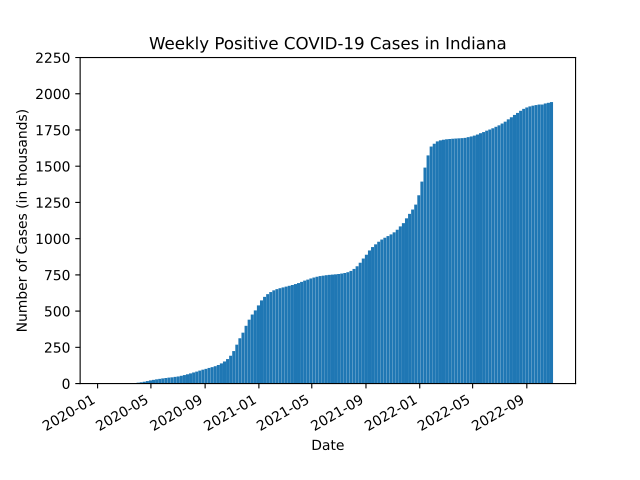

This chart was generated by the following Python code:
"""
Author: Rodion Calistru, rcalistr@purdue.edu
Assignment: 10.3 - COVID 19 Cases
Date: 11/12/2022

Description:
    The program plots the total number of cases of Covid-19 
    in Indiana from 2020 to 2022 in the form of a bar plot.

Contributors:
    Rodion Calistru, rcalistr@purdue.edu [repeat for each]

My contributor(s) helped me:
    [ ] understand the assignment expectations without
        telling me how they will approach it.
    [ ] understand different ways to think about a solution
        without helping me plan my solution.
    [ ] think through the meaning of a specific error or
        bug present in my code without looking at my code.
    Note that if you helped somebody else with their code, you
    have to list that person as a contributor.

Academic Integrity Statement:
    I have not used source code obtained from any unauthorized
    source, either modified or unmodified; nor have I provided
    another student access to my code.  The project I am
    submitting is my own original work.
"""

"""Import additional modules below this line (starting with unit 6)."""
import matplotlib.pyplot as plt
import datetime

"""Write new functions below this line (starting with unit 4)."""


def main():
    data = []
    first_date, last_date, new_cases, new_deaths, total_cases = [], [], [], [], []
    with open('indiana_covid-19_data_fall_2022.txt','r') as fo:
        for line in fo:
            data.append(line.rstrip()) #Read the data from the text file and convert to flaot type
    
    #Assigns the various data found in a line of the 'data' list to other lists
    for item in data:
        first_date.append(item.split()[0])
        last_date.append(item.split()[1])
        new_cases.append(float(item.split()[2]))
        new_deaths.append(float(item.split()[3]))
    
    #Computes the total number of cases in thousands
    previous_week = 0
    for nr in new_cases:
        total_cases.append((nr + previous_week)/1000)
        previous_week = (nr + previous_week)

    #Re-defines the date such that it can be plotted
    first_date_fixed = []
    for date in first_date:
        y, m, d = date.split('-')
        dt = datetime.date(int(y), int(m), int(d))
        first_date_fixed.append(dt)
    
    fig, ax = plt.subplots() #Generate the figure and axes
    ax.bar(first_date_fixed, total_cases, width=7) #Plot the data as a bar graph with bar width of 7 pixels
    ax.set_title('Weekly Positive COVID-19 Cases in Indiana') #Set title
    #Set the axes titles/labels
    ax.set_xlabel('Date')
    ax.set_ylabel('Number of Cases (in thousands)')
    #Set axes ticks
    ax.set_yticks([0,250,500,750,1000,1250,1500,1750,2000, 2250])
    #Fixes the formatting of the x/date axis
    fig.autofmt_xdate()
    plt.show()


"""Do not change anything below this line."""
if __name__ == "__main__":
    main()
